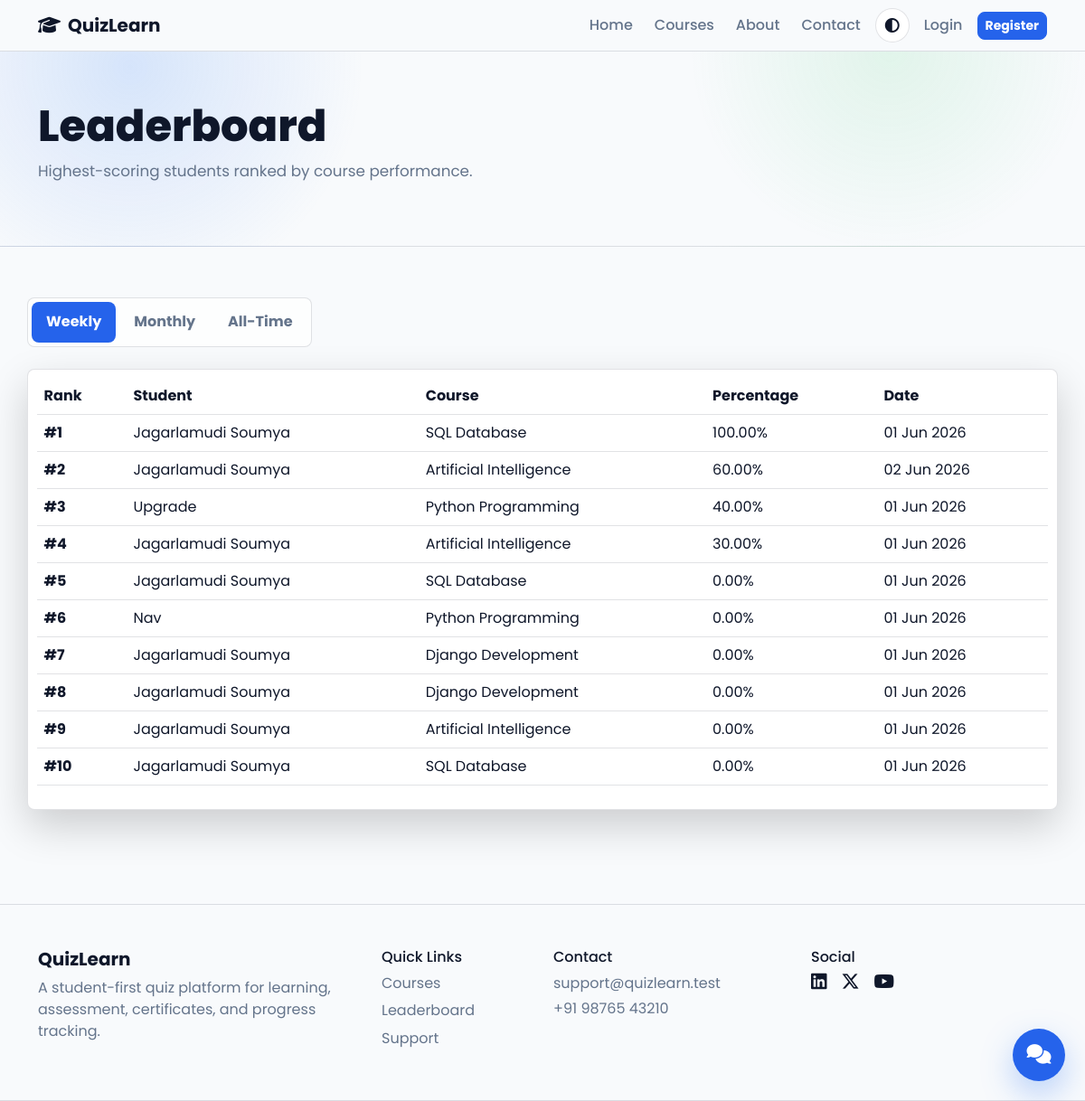
The app's page /leaderboard/?period=weekly with its own data.
### quiz/models.py (models this page shows, shortened)
class Leaderboard(models.Model):
    result = models.OneToOneField(Result, on_delete=models.CASCADE, related_name="leaderboard_entry")
    user = models.ForeignKey(User, on_delete=models.CASCADE, related_name="leaderboard_entries")
    course = models.ForeignKey(Course, on_delete=models.CASCADE, related_name="leaderboard_entries")
    percentage = models.DecimalField(max_digits=5, decimal_places=2, db_index=True)
    completed_at = models.DateTimeField(db_index=True)
    class Meta:
        ordering = ["-percentage", "completed_at"]
        indexes = [models.Index(fields=["-percentage", "completed_at"])]

class Course(models.Model):
    title = models.CharField(max_length=180, db_index=True)
    slug = models.SlugField(max_length=200, unique=True)
    description = models.TextField()
    thumbnail = models.URLField(blank=True)
    thumbnail_file = models.FileField(upload_to="courses/", blank=True)
    duration = models.CharField(max_length=80, blank=True)
    instructor_name = models.CharField(max_length=120)
    level = models.CharField(
        max_length=20,
        choices=[("beginner", "Beginner"), ("intermediate", "Intermediate"), ("advanced", "Advanced")],
        default="beginner",
    )
    is_published = models.BooleanField(default=True, db_index=True)
    created_at = models.DateTimeField(auto_now_add=True)
    class Meta:
        ordering = ["title"]

### quiz/views.py (the view)
# urls.py: path("leaderboard/", views.leaderboard, name="leaderboard"),
def leaderboard(request):
    period = request.GET.get("period", "all")
    qs = Leaderboard.objects.select_related("user", "course", "result").all()
    now = timezone.now()
    if period == "weekly":
        qs = qs.filter(completed_at__gte=now - timezone.timedelta(days=7))
    elif period == "monthly":
        qs = qs.filter(completed_at__gte=now - timezone.timedelta(days=30))
    leaders = qs.order_by("-percentage", "completed_at")[:10]
    return render(request, "quiz/leaderboard.html", {"leaders": leaders, "period": period})

### quiz/context_processors.py (called while the page is built)
def support_settings(request):
    return {"TAWK_TO_PROPERTY_ID": settings.TAWK_TO_PROPERTY_ID}

### templates/quiz/leaderboard.html
{% extends "base.html" %}
{% block content %}
<section class="page-head"><div class="container"><h1>Leaderboard</h1><p>Highest-scoring students ranked by course performance.</p></div></section>
<section class="container section">
  <div class="segmented mb-4"><a class="{% if period == 'weekly' %}active{% endif %}" href="?period=weekly">Weekly</a><a class="{% if period == 'monthly' %}active{% endif %}" href="?period=monthly">Monthly</a><a class="{% if period == 'all' %}active{% endif %}" href="?period=all">All-Time</a></div>
  <div class="table-responsive soft-table">
    <table class="table align-middle">
      <thead><tr><th>Rank</th><th>Student</th><th>Course</th><th>Percentage</th><th>Date</th></tr></thead>
      <tbody>
        {% for entry in leaders %}
          <tr><td><strong>#{{ forloop.counter }}</strong></td><td>{{ entry.user.get_full_name|default:entry.user.username }}</td><td>{{ entry.course.title }}</td><td>{{ entry.percentage }}%</td><td>{{ entry.completed_at|date:"d M Y" }}</td></tr>
        {% empty %}
          <tr><td colspan="5">No ranked attempts yet.</td></tr>
        {% endfor %}
      </tbody>
    </table>
  </div>
</section>
{% endblock %}

### static/css/app.css (style rules this page uses)
:root { --bg: #0f172a; --card: #1e293b; --card-2: #243449; --primary: #3b82f6; --success: #22c55e; --danger: #ef4444; --warning: #facc15; --text: #f8fafc; --muted: #94a3b8; --line: rgba(148, 163, 184, .22); }
[data-theme="light"] { --bg: #f8fafc; --card: #ffffff; --card-2: #eef6ff; --primary: #2563eb; --success: #16a34a; --danger: #dc2626; --warning: #ca8a04; --text: #0f172a; --muted: #64748b; --line: rgba(15, 23, 42, .12); }
* { letter-spacing: 0; transition-property: background-color, border-color, color, box-shadow; transition-duration: .22s; transition-timing-function: ease; }
html { color-scheme: dark; }
[data-theme="light"] { color-scheme: light; }
body { font-family: "Poppins", sans-serif; color: var(--text); background: var(--bg); transition: background-color .28s ease, color .28s ease; }
a { color: var(--text); text-decoration: none; }
p, .text-muted, .form-text { color: var(--muted) !important; }
.hero, .page-head, .course-hero, .auth-shell, .quiz-shell { background: radial-gradient(circle at 12% 8%, rgba(59,130,246,.18), transparent 24%), radial-gradient(circle at 82% 0%, rgba(34,197,94,.11), transparent 22%), var(--bg); }
.hero p, .page-head p, .section-title p { color: var(--muted); font-size: 1.05rem; }
.section { padding: 56px 0; }
.section-title h2, .page-head h1 { font-weight: 800; }
.page-head, .course-hero { padding: 54px 0; border-bottom: 1px solid var(--line); }
.course-hero h1, .page-head h1 { font-size: clamp(2rem, 4vw, 3.5rem); }
.soft-table { background: var(--card); border-radius: 8px; padding: .6rem; box-shadow: 0 18px 45px rgba(0,0,0,.18); border: 1px solid var(--line); }
.table { --bs-table-bg: transparent; --bs-table-color: var(--text); --bs-table-border-color: var(--line); --bs-table-hover-bg: rgba(59,130,246,.08); }
.segmented { display: inline-flex; background: color-mix(in srgb, var(--card) 75%, var(--bg)); border-radius: 8px; padding: .25rem; gap: .25rem; border: 1px solid var(--line); }
.segmented a { padding: .65rem 1rem; border-radius: 8px; color: var(--muted); font-weight: 700; }
.segmented a.active { background: var(--primary); color: #fff; }

### records on screen
Leaderboard: user.get_full_name "Jagarlamudi Soumya", course "SQL Database", percentage "100.00", completed_at "01 Jun 2026"
Leaderboard: user.get_full_name "Jagarlamudi Soumya", course "Artificial Intelligence", percentage "60.00", completed_at "02 Jun 2026"
Leaderboard: user.get_full_name "Upgrade", course "Python Programming", percentage "40.00", completed_at "01 Jun 2026"
Leaderboard: user.get_full_name "Jagarlamudi Soumya", course "Artificial Intelligence", percentage "30.00", completed_at "01 Jun 2026"
Leaderboard: user.get_full_name "Jagarlamudi Soumya", course "SQL Database", percentage "0.00", completed_at "01 Jun 2026"
Leaderboard: user.get_full_name "Nav", course "Python Programming", percentage "0.00", completed_at "01 Jun 2026"
Leaderboard: user.get_full_name "Jagarlamudi Soumya", course "Django Development", percentage "0.00", completed_at "01 Jun 2026"
Leaderboard: user.get_full_name "Jagarlamudi Soumya", course "Django Development", percentage "0.00", completed_at "01 Jun 2026"
Leaderboard: user.get_full_name "Jagarlamudi Soumya", course "Artificial Intelligence", percentage "0.00", completed_at "01 Jun 2026"
Leaderboard: user.get_full_name "Jagarlamudi Soumya", course "SQL Database", percentage "0.00", completed_at "01 Jun 2026"
